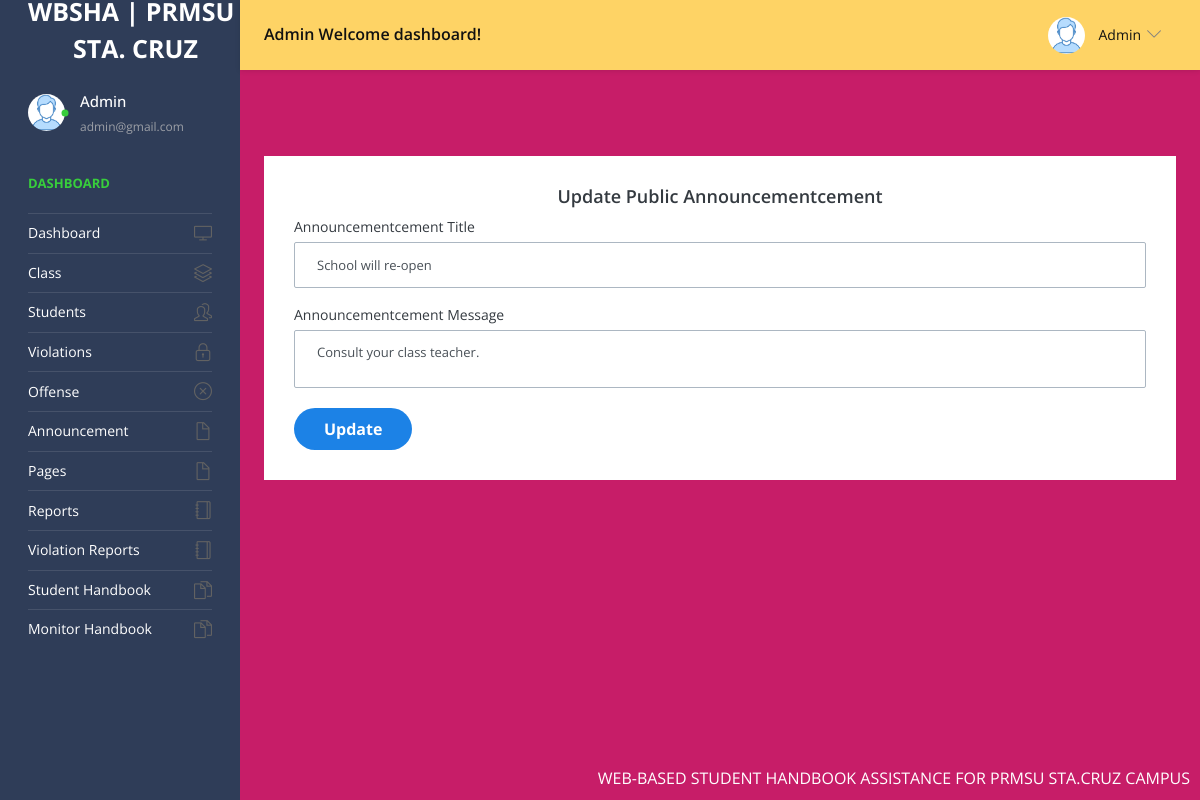
The page /admin/edit-public-notice-detail.php?editid=1 (signed in) on the database its author committed.
### tables this page shows
CREATE TABLE `tblpublicnotice` (
  `ID` int(5) NOT NULL,
  `AnnouncementTitle` varchar(200) DEFAULT NULL,
  `AnnouncementMessage` mediumtext DEFAULT NULL,
  `CreationDate` timestamp NULL DEFAULT current_timestamp()
);

### admin/edit-public-notice-detail.php (the view, shortened to what this page needs)
<?php
include('includes/dbconnection.php');
if (strlen($_SESSION['sturecmsaid'] == 0)) {
  header('location:logout.php');
} else {
?>
    <!DOCTYPE html>
    <html lang="en">
    <head>
      <link rel="stylesheet" href="vendors/simple-line-icons/css/simple-line-icons.css">
      <link rel="stylesheet" href="vendors/flag-icon-css/css/flag-icon.min.css">
      <link rel="stylesheet" href="vendors/css/vendor.bundle.base.css">
      <link rel="stylesheet" href="vendors/select2/select2.min.css">
      <link rel="stylesheet" href="vendors/select2-bootstrap-theme/select2-bootstrap.min.css">
      <link rel="stylesheet" href="css/style.css" />
    </head>
    <body>
      <div class="container-scroller">
        <?php include_once('includes/header.php'); ?>
        <div class="container-fluid page-body-wrapper">
          <?php include_once('includes/sidebar.php'); ?>
          <div class="main-panel">
            <div class="content-wrapper"style="background-color: #c71d68;">
              <div class="page-header">
                <nav aria-label="breadcrumb">
                  <ol class="breadcrumb">
                  </ol>
                </nav>
              </div>
              <div class="row">
                <div class="col-12 grid-margin stretch-card">
                  <div class="card">
                    <div class="card-body">
                      <h4 class="card-title" style="text-align: center;">Update Public Announcementcement</h4>
                      <form class="forms-sample" method="post" enctype="multipart/form-data">
                        <?php
                        $eid = $_GET['editid'];
                        $sql = "SELECT * from tblpublicnotice where ID=:eid";
                        $query = $dbh->prepare($sql);
                        $query->bindParam(':eid', $eid, PDO::PARAM_STR);
                        $query->execute();
                        $results = $query->fetchAll(PDO::FETCH_OBJ);
                        if ($query->rowCount() > 0) {
                          foreach ($results as $row) { ?>
                                <div class="form-group">
                                  <label for="exampleInputName1">Announcementcement Title</label>
                                  <input type="text" name="nottitle" value="<?php echo htmlentities($row->AnnouncementTitle); ?>"
                                    class="form-control custom-input" required style="border: 1px solid #acb7c2;">
                                </div>
                                <div class="form-group">
                                  <label for="exampleInputName1">Announcementcement Message</label>
                                  <textarea name="notmsg" value="" class="form-control custom-input" required style="border: 1px solid #acb7c2;"><?php echo htmlentities($row->AnnouncementMessage); ?></textarea>
                                </div>
                                <?php $cnt = $cnt + 1;
                          }
                        } ?>
                         <button type="submit" name="submit" class="custom-add-btn">Update</button>
                      </form>
                    </div>
                  </div>
                </div>
              </div>
            </div>
            <?php include_once('includes/footer.php'); ?>
          </div>
        </div>
      </div>
    </body>
    </html><?php } ?>

### admin/includes/header.php (shortened to what this page needs)
<head>
</head>
<nav class="navbar default-layout-navbar col-lg-12 col-12 p-0 fixed-top d-flex flex-row" style="background-color: #FED365;">
  <div class="navbar-brand-wrapper d-flex align-items-center"style="background-color: #2f3d58;">
    <a class="navbar-brand brand-logo" href="dashboard.php">
         <strong style="color: white; display: block; font-size: 25px; line-height: 1; font-weight: bold;">
</strong>
<span style="display: block; font-size: 25px; color: white; margin-top: 0px; padding-left: 45px; padding-right: 1px; font-weight: bold;">
  STA. CRUZ
</span>
    </a>
  </div><?php
  $aid = $_SESSION['sturecmsaid'];
  $sql = "SELECT * from tbladmin where ID=:aid";
  $query = $dbh->prepare($sql);
  $query->bindParam(':aid', $aid, PDO::PARAM_STR);
  $query->execute();
  $results = $query->fetchAll(PDO::FETCH_OBJ);
  if ($query->rowCount() > 0) {
    foreach ($results as $row) { ?>
      <div class="navbar-menu-wrapper d-flex align-items-center flex-grow-1">
        <h5 class="mb-0 font-weight-medium d-none d-lg-flex"><?php echo htmlentities($row->AdminName); ?> Welcome dashboard!
        </h5>
        <ul class="navbar-nav navbar-nav-right ml-auto">
          <li class="nav-item dropdown d-none d-xl-inline-flex user-dropdown">
            <a class="nav-link dropdown-toggle" id="UserDropdown" href="#" data-toggle="dropdown" aria-expanded="false">
              <img class="img-xs rounded-circle ml-2" src="images/faces/face8.jpg" alt="Profile image"> <span
                class="font-weight-normal"> <?php echo htmlentities($row->AdminName); ?> </span></a>
              </div><?php $cnt = $cnt + 1;
    }
  } ?>
      </li>
    </ul>
  </div>
</nav>

### admin/includes/sidebar.php (shortened to what this page needs)
<nav class="sidebar sidebar-offcanvas" id="sidebar" style="background-color: #2f3d58;">
  <ul class="nav">
    <li class="nav-item nav-profile">
      <a href="#" class="nav-link">
        <div class="profile-image">
          <img class="img-xs rounded-circle" src="images/faces/face8.jpg" alt="profile image">
          <div class="dot-indicator bg-success"></div>
        </div>
        <div class="text-wrapper">
          <?php
          $aid = $_SESSION['sturecmsaid'];
          $sql = "SELECT * from tbladmin where ID=:aid";
          $query = $dbh->prepare($sql);
          $query->bindParam(':aid', $aid, PDO::PARAM_STR);
          $query->execute();
          $results = $query->fetchAll(PDO::FETCH_OBJ);
          $cnt = 1;
          if ($query->rowCount() > 0) {
            foreach ($results as $row) { ?>
              <p class="profile-name"><?php echo htmlentities($row->AdminName); ?></p>
              <p class="designation"><?php echo htmlentities($row->Email); ?></p><?php $cnt = $cnt + 1;
            }
          } ?>
        </div>
      </a>
    </li>
    <li class="nav-item nav-category">
      <span class="nav-link">Dashboard</span>
    </li>
    <li class="nav-item">
      <a class="nav-link" href="dashboard.php">
        <span class="menu-title">Dashboard</span>
        <i class="icon-screen-desktop menu-icon"></i>
      </a>
    </li>
    <li class="nav-item">
      <a class="nav-link" data-toggle="collapse" href="#ui-basic" aria-expanded="false" aria-controls="ui-basic">
        <span class="menu-title">Class</span>
        <i class="icon-layers menu-icon"></i>
      </a>
    </li>
    <li class="nav-item">
      <a class="nav-link" data-toggle="collapse" href="#ui-basic1" aria-expanded="false" aria-controls="ui-basic1">
        <span class="menu-title">Students</span>
        <i class="icon-people menu-icon"></i>
      </a>
    </li>
    <li class="nav-item">
      <a class="nav-link" data-toggle="collapse" href="#violations" aria-expanded="false" aria-controls="violations">
        <span class="menu-title">Violations</span>
        <i class="icon-lock menu-icon"></i>
      </a>
    </li>
    <li class="nav-item">
      <a class="nav-link" data-toggle="collapse" href="#offense" aria-expanded="false" aria-controls="offense">
        <span class="menu-title">Offense</span>
        <i class="icon-close menu-icon"></i>
      </a>
    </li>
    <li class="nav-item">
      <a class="nav-link" data-toggle="collapse" href="#auth" aria-expanded="false" aria-controls="auth">
        <span class="menu-title">Announcement </span>
        <i class="icon-doc menu-icon"></i>
      </a>
    </li>
    <li class="nav-item">
      <a class="nav-link" data-toggle="collapse" href="#auth2" aria-expanded="false" aria-controls="auth">
        <span class="menu-title">Pages</span>
        <i class="icon-doc menu-icon"></i>
      </a>
    </li>
    <li class="nav-item">
      <a class="nav-link" href="between-dates-reports.php">
        <span class="menu-title">Reports</span>
        <i class="icon-notebook menu-icon"></i>
      </a>
    </li>
    <li class="nav-item">
      <a class="nav-link" href="violation-report.php">
        <span class="menu-title">Violation Reports</span>
        <i class="icon-notebook menu-icon"></i>
      </a>
    </li>
    <li class="nav-item">
      <a class="nav-link" href="handbook2.php">
        <span class="menu-title">Student Handbook</span>
        <i class="icon-docs menu-icon"></i>
      </a>
    </li>
    <li class="nav-item">
      <a class="nav-link" href="monitor.php">
        <span class="menu-title">Monitor Handbook</span>
        <i class="icon-docs menu-icon"></i>
      </a>
    </li>
  </ul>
</nav>

### admin/edit-public-notice-detail.php (style rules this page uses)
.custom-add-btn { background-color: #1c82e6; color: #fff; border: none; padding: 10px 30px; border-radius: 30px; font-weight: bold; font-size: 16px; transition: background-color 0.3s ease; }
.form-group { margin-bottom: 20px; }

### rows shown on the page
tblpublicnotice: nottitle "School will re-open", notmsg "Consult your class teacher."

### other values the page prints
$row->AdminName "Admin"
$row->Email "admin@gmail.com"
